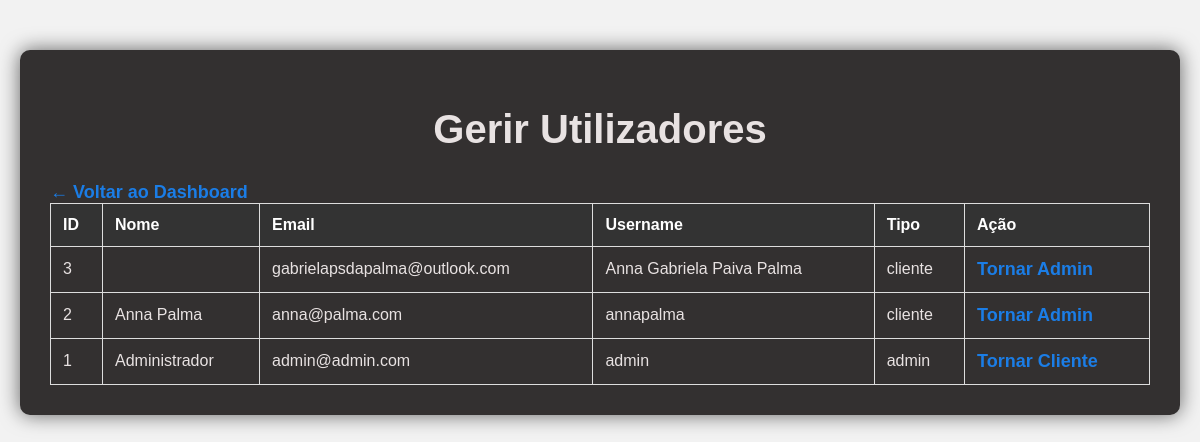
Page /admin/utilizadores.php (signed in) on the committed database.
### tables this page shows
CREATE TABLE `users` (
  `id` int(11) NOT NULL AUTO_INCREMENT,
  `nome` varchar(100) NOT NULL,
  `email` varchar(100) NOT NULL,
  `username` varchar(100) NOT NULL,
  `senha` varchar(255) NOT NULL,
  `telefone` varchar(20) DEFAULT NULL,
  `endereco` text DEFAULT NULL,
  `imagem` varchar(255) DEFAULT NULL,
  `tipo` enum('cliente','admin') NOT NULL DEFAULT 'cliente',
  `criado_em` timestamp NOT NULL DEFAULT current_timestamp(),
  PRIMARY KEY (`id`),
  UNIQUE KEY `email` (`email`)
);

### admin/utilizadores.php (the view, shortened to what this page needs)
<?php
require_once __DIR__ . '/../includes/config.php';
$stmt = $pdo->query("
    SELECT id, nome, email, username, tipo, criado_em
    FROM users
    ORDER BY id DESC
");
$users = $stmt->fetchAll(PDO::FETCH_ASSOC);
?>
<!DOCTYPE html>
<html lang="pt">
<head>
</head>
<body>
    <div class="container mt-5">
        <h1>Gerir Utilizadores</h1>
        <a href="dashboard.php">← Voltar ao Dashboard</a>
        <table border="1" cellpadding="10">
            <thead>
                <tr>
                    <th>ID</th>
                    <th>Nome</th>
                    <th>Email</th>
                    <th>Username</th>
                    <th>Tipo</th>
                    <th>Ação</th>
                </tr>
            </thead>
            <tbody>
                <?php foreach ($users as $user): ?>
                <tr>
                    <td><?= $user['id'] ?></td>
                    <td><?= htmlspecialchars($user['nome']) ?></td>
                    <td><?= htmlspecialchars($user['email']) ?></td>
                    <td><?= htmlspecialchars($user['username']) ?></td>
                    <td><?= $user['tipo'] ?></td>
                    <td>
                        <?php if ($user['tipo'] === 'cliente'): ?>
                        <a href="tornar_admin.php?id=<?= $user['id'] ?>">Tornar Admin</a>
                        <?php else: ?>
                        <a href="tornar_cliente.php?id=<?= $user['id'] ?>">Tornar Cliente</a>
                        <?php endif; ?>
                    </td>
                </tr>
                <?php endforeach; ?>
            </tbody>
        </table>
    </div>
</body>
</html>

### admin/utilizadores.php (style rules this page uses)
body { font-family: Arial, sans-serif; background-color: #f2f2f2; margin: 0; padding: 0; }
.container { margin: 50px auto; padding: 30px; background-color: #333030; border-radius: 10px; width: 95%; max-width: 1100px; box-shadow: 0 0 20px rgba(0, 0, 0, 0.6); color: #e8e2e2; overflow-x: auto; }
.container h1 { text-align: center; font-size: 40px; margin-bottom: 30px; color: #e8e2e2; }
table { width: 100%; border-collapse: collapse; }
th, td { padding: 12px; border: 1px solid #ddd; text-align: left; }
th { background-color: #333; color: #fff; }
a { color: #1b7de6; text-decoration: none; font-weight: bold; font-size: 18px; }

### rows in the picture
users: id "3", email "gabrielapsdapalma@outlook.com", username "Anna Gabriela Paiva Palma", tipo "cliente"
users: id "2", nome "Anna Palma", email "anna@palma.com", username "annapalma", tipo "cliente"
users: id "1", nome "Administrador", email "admin@admin.com", username "admin", tipo "admin"
